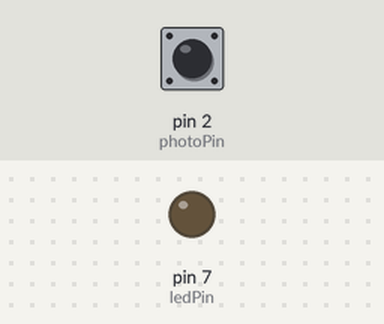
A sketch run on a simulated Arduino Uno, built with avr-gcc and run on an emulated ATmega328P. Parts: output pins drawn as LEDs (lit = HIGH). The inputs (shaded band) are chosen by the test bench; at power-on: pin 2 (photoPin) HIGH.

Above: at 1.2 s.
1.3 s: pin 2 (photoPin) pulled LOW for 0.15 s
At 2.0 s:
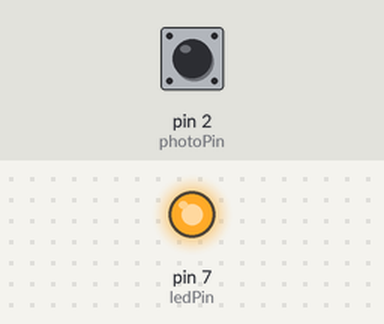
2.9 s: pin 2 (photoPin) pulled LOW for 1 s
At 3.2 s:
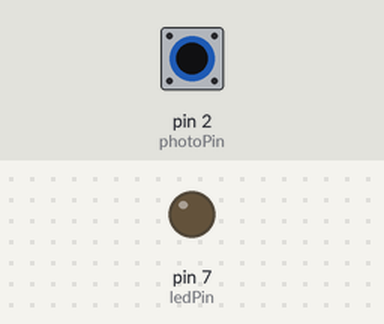
5.4 s: pin 2 (photoPin) pulled LOW for 3.2 s
At 6.3 s:
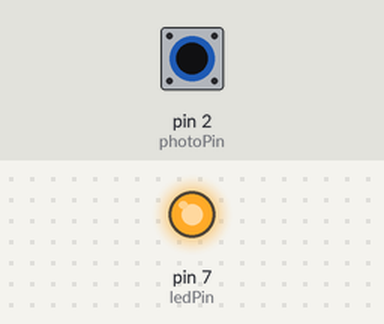
Timing chart, 0 to 8.4 s (numbered marks = the images above; inputs shaded):
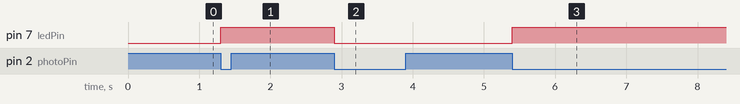

The sketch:

photointerrupters.ino
```cpp
const byte ledPin= 7;
const byte photoPin= 2;
 volatile byte state= LOW;

void setup()
{
	pinMode(ledPin, OUTPUT);
	pinMode(photoPin, INPUT_PULLUP);
	attachInterrupt(digitalPinToInterrupt(photoPin), blink, FALLING);
}

void loop()
{
	digitalWrite(ledPin, state);
}
void blink()
{
	state = !state;
}
```

Measured:
- after the input at 1.3 s, pin 7 (ledPin): LOW → HIGH at once
- after the input at 2.9 s, pin 7 (ledPin): HIGH → LOW at once
- after the input at 5.4 s, pin 7 (ledPin): LOW → HIGH at once
